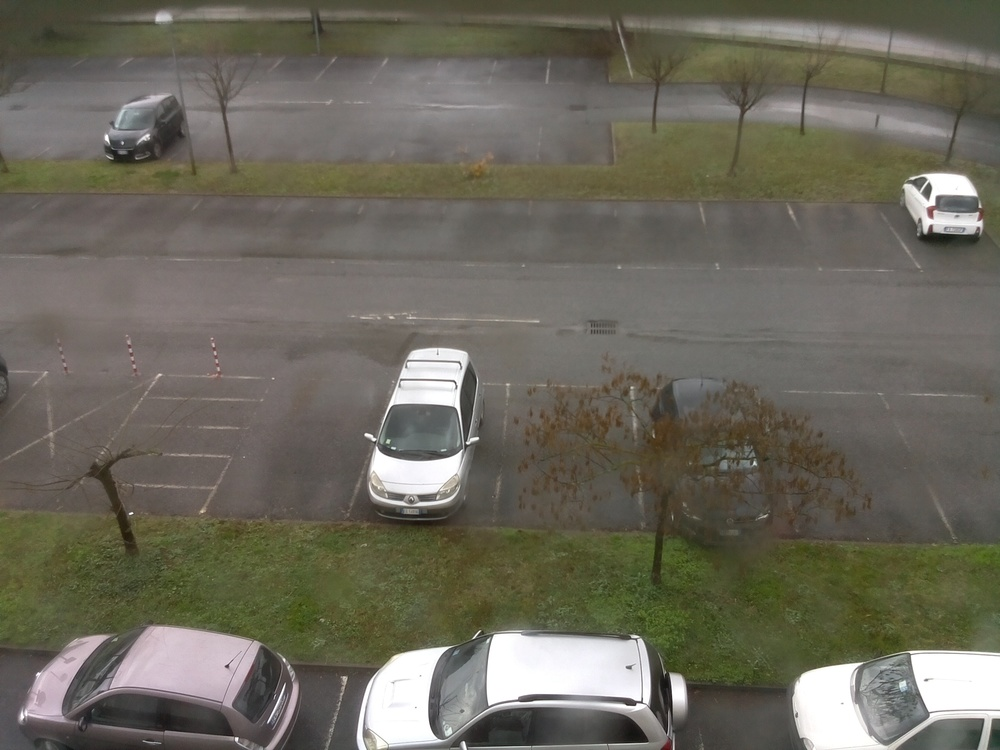
#> input picture EXEC_IMGS/CAM2.jpg, 1000 x 750 px; its folder holds only this picture in this run
$ python -i utilities.py   (imports and definitions only)
#> lines starting #> are read from the running program, lines starting #| are printed output that depends on the picture
#> further down, picture is the input picture: shape (750, 1000, 3); mean B, G, R 92.3, 104.8, 108
import matplotlib.pyplot as plt
from skimage import transform
import os
import cv2
import math

class bcolors:
    HEADER = '\033[95m'
    OKBLUE = '\033[94m'
    OKCYAN = '\033[96m'
    OKGREEN = '\033[92m'
    WARNING = '\033[93m'
    FAIL = '\033[91m'
    ENDC = '\033[0m'
    BOLD = '\033[1m'
    UNDERLINE = '\033[4m'

def darker(color):
    r,g,b,a = color
    return (r-50,g-50,b-50,a)

# [19 lines left out: functions getFName, weightedMean, not called in this run]

def printErr(strg):
    print(bcolors.FAIL + str(strg) + bcolors.ENDC)

def histEq(rgb_img):
  ycrcb_img = cv2.cvtColor(rgb_img, cv2.COLOR_BGR2YCrCb)
#> ycrcb_img: shape (750, 1000, 3); mean of channels 0, 1, 2 104.3, 130.6, 121.2
  ycrcb_img[:, :, 0] = cv2.equalizeHist(ycrcb_img[:, :, 0])
#> ycrcb_img: shape (750, 1000, 3); mean of channels 0, 1, 2 129.2, 130.6, 121.2
  return cv2.cvtColor(ycrcb_img, cv2.COLOR_YCrCb2BGR)
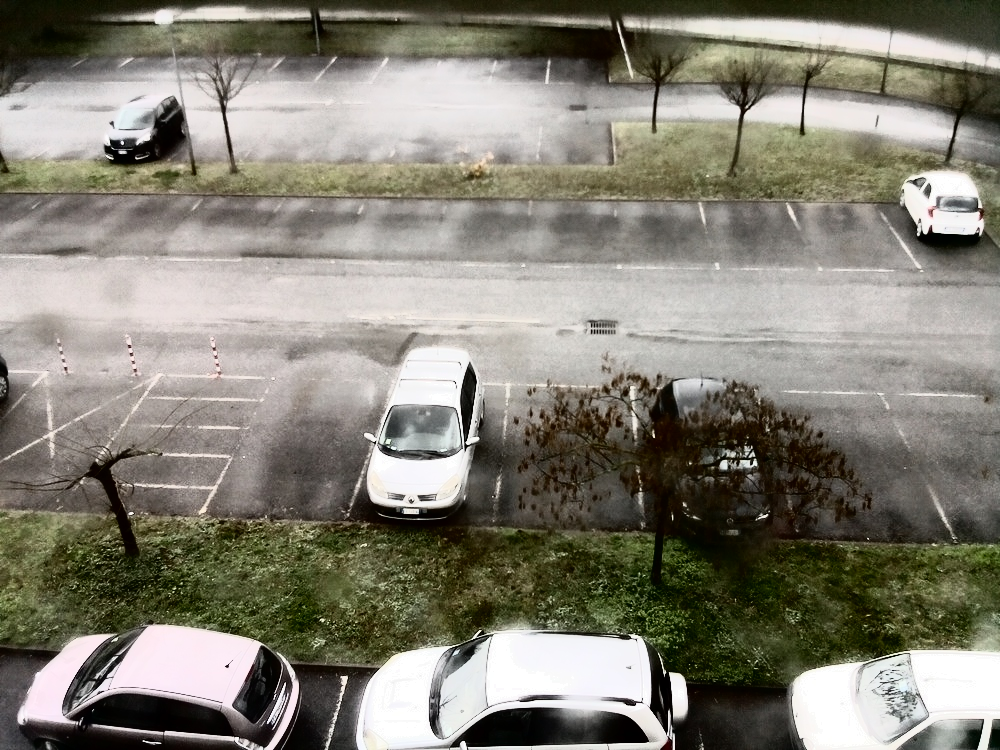
#> returned value: shape (750, 1000, 3); mean B, G, R 117.7, 129.6, 132.9

# [38 lines left out: functions toBool, secToTime, imgpad, imgscpad, not called in this run]

def imgSuperRes(img_array,upsampler,ROW,COL,reshaper):
  img_array = upsampler.upsample(img_array)
  img_array = cv2.resize(img_array,(ROW,COL), reshaper.val)


# [35 lines left out: functions drawCurves, summarizeAccuracy, summarizeLoss, not called in this run]

def reshape_image(image, row, col, channel):
    return transform.resize(image,(row, col, channel))

from PIL import Image
import numpy as np
from skimage import transform
# [74 lines left out: functions load_image, printProgressBar, listFileInDir, qry, printBorder, isFloat and 2 more, not called in this run]

>>> import cv2
>>> picture = cv2.imread('EXEC_IMGS/CAM2.jpg')
>>> result = histEq(picture)
